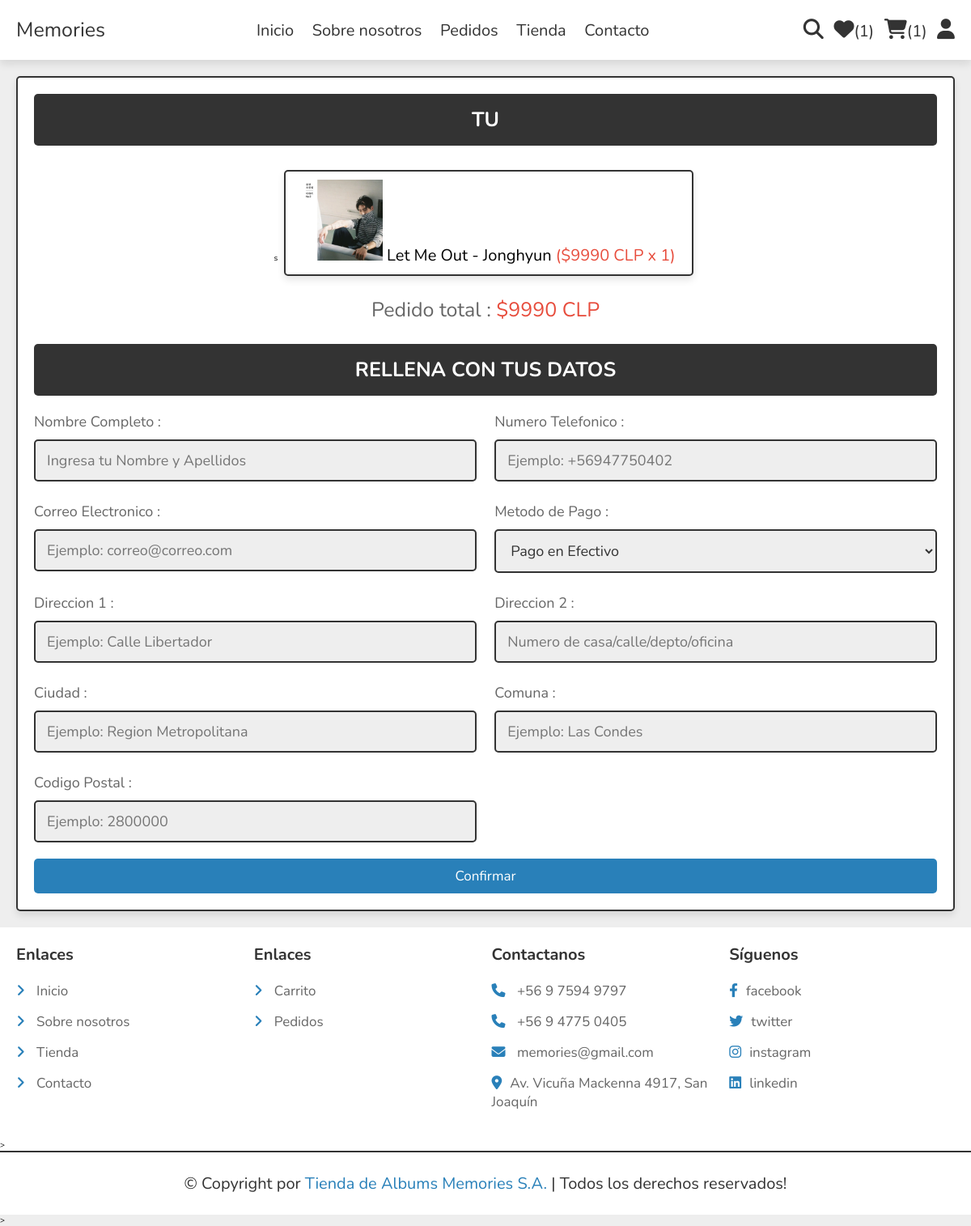
Before: /checkout/ (signed in) with the older database file.
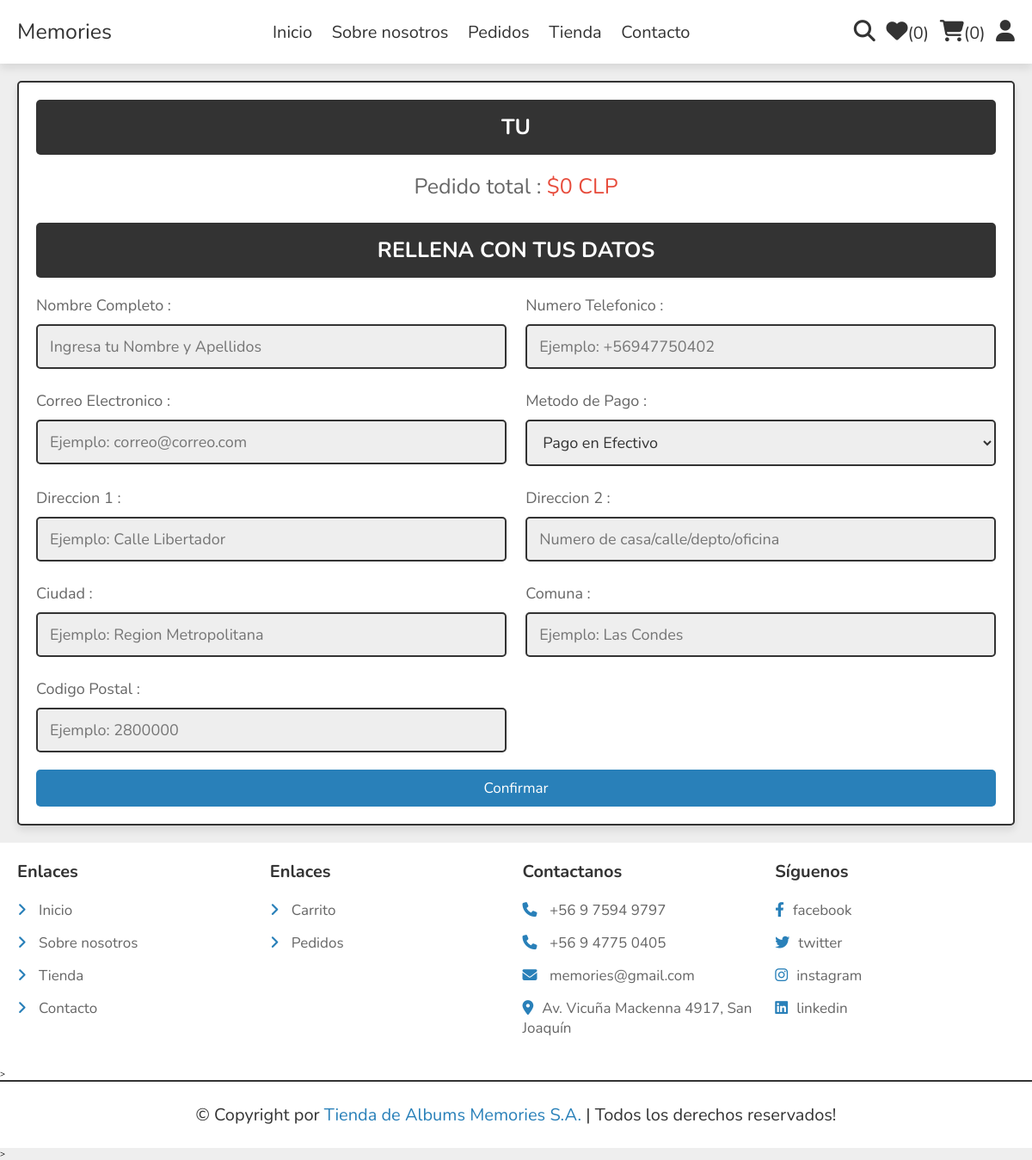
After: the same page with the newer database file.
### store/models.py (models this page shows, shortened)
class Cart(models.Model):
    customer = models.ForeignKey(User, on_delete=models.CASCADE,null=False,blank=False)
    product_id = models.ForeignKey(Products, on_delete=models.CASCADE,null=False,blank=False)
    quantity = models.PositiveIntegerField(default=1)

class Products(models.Model):
    category = models.ForeignKey(ProductCategory, on_delete=models.CASCADE,null=True,blank=False)
    name = models.CharField(max_length=50,blank=False,null=False)
    price = models.PositiveIntegerField(blank=False,null=False)
    details = models.TextField(blank=True)
    image_01 = models.ImageField()

### store/views.py (the view)
# urls.py: path('checkout/',Pago,name='checkout'),
@login_required
def Pago(request):
    cart_count=Cart.objects.filter(customer=request.user).count()
    item_count=WishList.objects.filter(customer=request.user).count()
    products=Cart.objects.filter(customer=request.user)
    grand_total= sum([item.quantity* item.product_id.price for item in products])
    context={'grand_total':grand_total,'cart_count':cart_count,'item_count':item_count,'products':products}
    return render(request,'store/pago.html',context)

### store/templates/store/pago.html (shortened to what this page needs)
{% extends 'store/main.html' %}
{% load static %}
{% block content %}
<section class="checkout-orders">
   <form action="" method="POST">{% csrf_token %}
      <h3>Tu</h3>
      <div class="display-orders">
         {% for product  in products %}
            s
            <p> <img src="{{product.product_id.image_01.url}}" width="100" height="100" alt="" > {{product.product_id.name}} <span>(${{product.product_id.price}} CLP x {{product.quantity}}) </span></p>
         {% endfor %}
         <div class="grand-total">Pedido total : <span>${{grand_total}} CLP</span></div>
      </div>
      <h3>Rellena con tus Datos</h3>
      <div class="flex">
         <div class="inputBox">
            <span>Nombre Completo :</span>
            <input type="text" name="name" placeholder="Ingresa tu Nombre y Apellidos" class="box" maxlength="20" required>
         </div>
         <div class="inputBox">
            <span>Numero Telefonico :</span>
            <input type="number" name="mobile_no" placeholder="Ejemplo: +56947750402" class="box" min="0" max="9999999999" onkeypress="if(this.value.length == 12) return false;" required>
         </div>
         <div class="inputBox">
            <span>Correo Electronico :</span>
            <input type="email" name="email" placeholder="Ejemplo: correo@correo.com" class="box" maxlength="50" required>
         </div>
         <div class="inputBox">
            <span>Metodo de Pago :</span>
            <select name="method" class="box" required>
               <option value="pago en efectivo">Pago en Efectivo</option>
            </select>
         </div>
         <div class="inputBox">
            <span>Direccion  1 :</span>
            <input type="text" name="address1" placeholder="Ejemplo: Calle Libertador" class="box" maxlength="50" required>
         </div>
         <div class="inputBox">
            <span>Direccion 2  :</span>
            <input type="text" name="address2" placeholder="Numero de casa/calle/depto/oficina " class="box" maxlength="50" required>
         </div>
         <div class="inputBox">
            <span>Ciudad :</span>
            <input type="text" name="city" placeholder="Ejemplo: Region Metropolitana" class="box" maxlength="50" required>
         </div>
         <div class="inputBox">
            <span>Comuna :</span>
            <input type="text" name="state" placeholder="Ejemplo: Las Condes" class="box" maxlength="50" required>
         </div>
         <div class="inputBox">
            <span>Codigo Postal :</span>
            <input type="number" min="0" name="pincode" placeholder="Ejemplo: 2800000" min="0" max="9999999999" onkeypress="if(this.value.length == 6) return false;" class="box" required>
         </div>
      </div>
      <input type="submit" name="order" class="btn" value="confirmar" formaction="{% url 'order_place' %}">
   </form>
</section>
{% endblock content %}

Changed rows visible on the page:
removed Cart: product_id.image_01 (picture), product_id.name "Let Me Out - Jonghyun", product_id.price "9990", quantity "1"
Other visible differences:
{{ item_count }}: "1" → "0"
{{ cart_count }}: "1" → "0"
{{ grand_total }}: "9990" → "0"
